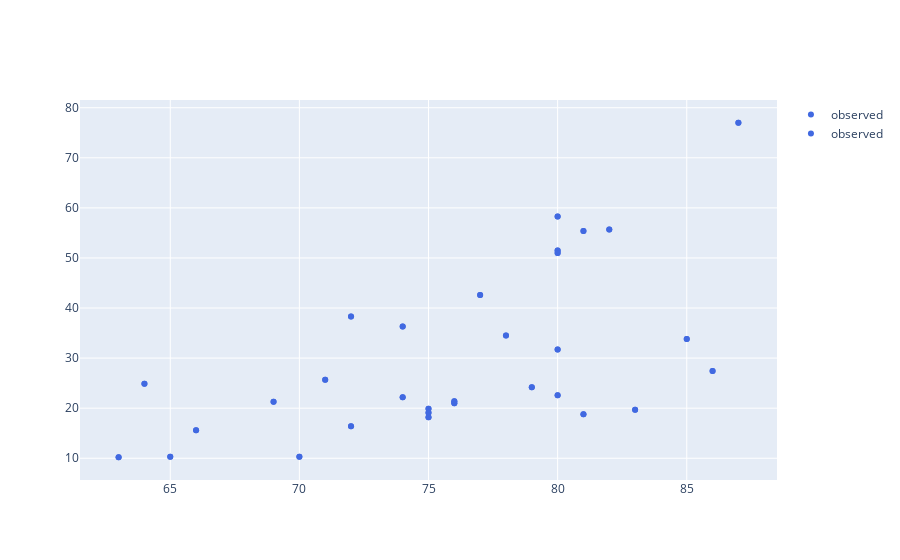

Notebook code cell kept with this figure:
### Markdown cell above
Add a scatterplot of observed data to the figure.

### Code cell
fig.add_scatter(x= (np.ravel(dataframe[['Height']])),y= (np.ravel(dataframe[['Volume']])),mode="markers",name="observed",line=dict(color='royalblue'))

#<xml xmlns="https://developers.google.com/blockly/xml"><variables><variable id="w|!1_/S4wRKF4S1`6Xg+">fig</variable><variable id="YynR+H75hTgW`vKfMxOx">np</variable><variable id="B5p-Xul6IZ.0%nd96oa%">dataframe</variable></variables><block type="varDoMethod" id="O07?sQIdula@ap]/9Ogq" x="-31" y="143"><mutation items="5"></mutation><field name="VAR" id="w|!1_/S4wRKF4S1`6Xg+">fig</field><field name="MEMBER">add_scatter</field><data>fig:add_scatter</data><value name="ADD0"><block type="valueOutputCodeBlock" id="?9~fa0|VKDIpx+X]Ne],"><field name="CODE">x=</field><value name="INPUT"><block type="varDoMethod" id="PqgNL`IVR~dg0v3Zc@6E"><mutation items="1"></mutation><field name="VAR" id="YynR+H75hTgW`vKfMxOx">np</field><field name="MEMBER">ravel</field><data>np:ravel</data><value name="ADD0"><block type="indexer" id="{0YKup]NzKguA|u$}T+$"><field name="VAR" id="B5p-Xul6IZ.0%nd96oa%">dataframe</field><value name="INDEX"><block type="lists_create_with" id="t9a]MmJQplr$V%vOxUz3"><mutation items="1"></mutation><value name="ADD0"><block type="text" id="jydyI4?hT45#whKP08UT"><field name="TEXT">Height</field></block></value></block></value></block></value></block></value></block></value><value name="ADD1"><block type="valueOutputCodeBlock" id="*_^=o_W]Sgn}Tc^ke{#)"><field name="CODE">y=</field><value name="INPUT"><block type="varDoMethod" id="3?uC$.@1v/6AYM0^KD^t"><mutation items="1"></mutation><field name="VAR" id="YynR+H75hTgW`vKfMxOx">np</field><field name="MEMBER">ravel</field><data>np:ravel</data><value name="ADD0"><block type="indexer" id="LY/hxSnBOfWTui}8@d.*"><field name="VAR" id="B5p-Xul6IZ.0%nd96oa%">dataframe</field><value name="INDEX"><block type="lists_create_with" id="WIy]!H9t$(6VN9#y1C,-"><mutation items="1"></mutation><value name="ADD0"><block type="text" id="5W]!]7j$xQzCaP0K/$Hq"><field name="TEXT">Volume</field></block></value></block></value></block></value></block></value></block></value><value name="ADD2"><block type="dummyOutputCodeBlock" id="sif/rSeATJ5@wW{~i{bj"><field name="CODE">mode="markers"</field></block></value><value name="ADD3"><block type="dummyOutputCodeBlock" id="tT4JzYg!8$,J4BX,5*(n"><field name="CODE">name="observed"</field></block></value><value name="ADD4"><block type="dummyOutputCodeBlock" id="OxNE0Iz6@tG*|Lng7anA"><field name="CODE">line=dict(color='royalblue')</field></block></value></block></xml>

### Figure 1 — Plotly figure (JSON) as saved in the notebook; plotly's stock layout.template omitted (floating-point values rounded to 4 significant figures)
{"data": [{"line": {"color": "royalblue"}, "mode": "markers", "name": "observed", "type": "scatter", "x": [70, 65, 63, 72, 81, 83, 66, 75, 80, 75, 79, 76, 76, 69, 75, 74, 85, 86, 71, 64, 78, 80, 74, 72, 77, 81, 82, 80, 80, 80, 87], "y": [10.3, 10.3, 10.2, 16.4, 18.8, 19.7, 15.6, 18.2, 22.6, 19.9, 24.2, 21.0, 21.4, 21.3, 19.1, 22.2, 33.8, 27.4, 25.7, 24.9, 34.5, 31.7, 36.3, 38.3, 42.6, 55.4, 55.7, 58.3, 51.5, 51.0, 77.0]}, {"line": {"color": "royalblue"}, "mode": "markers", "name": "observed", "type": "scatter", "x": [70, 65, 63, 72, 81, 83, 66, 75, 80, 75, 79, 76, 76, 69, 75, 74, 85, 86, 71, 64, 78, 80, 74, 72, 77, 81, 82, 80, 80, 80, 87], "y": [10.3, 10.3, 10.2, 16.4, 18.8, 19.7, 15.6, 18.2, 22.6, 19.9, 24.2, 21.0, 21.4, 21.3, 19.1, 22.2, 33.8, 27.4, 25.7, 24.9, 34.5, 31.7, 36.3, 38.3, 42.6, 55.4, 55.7, 58.3, 51.5, 51.0, 77.0]}], "layout": {}}
